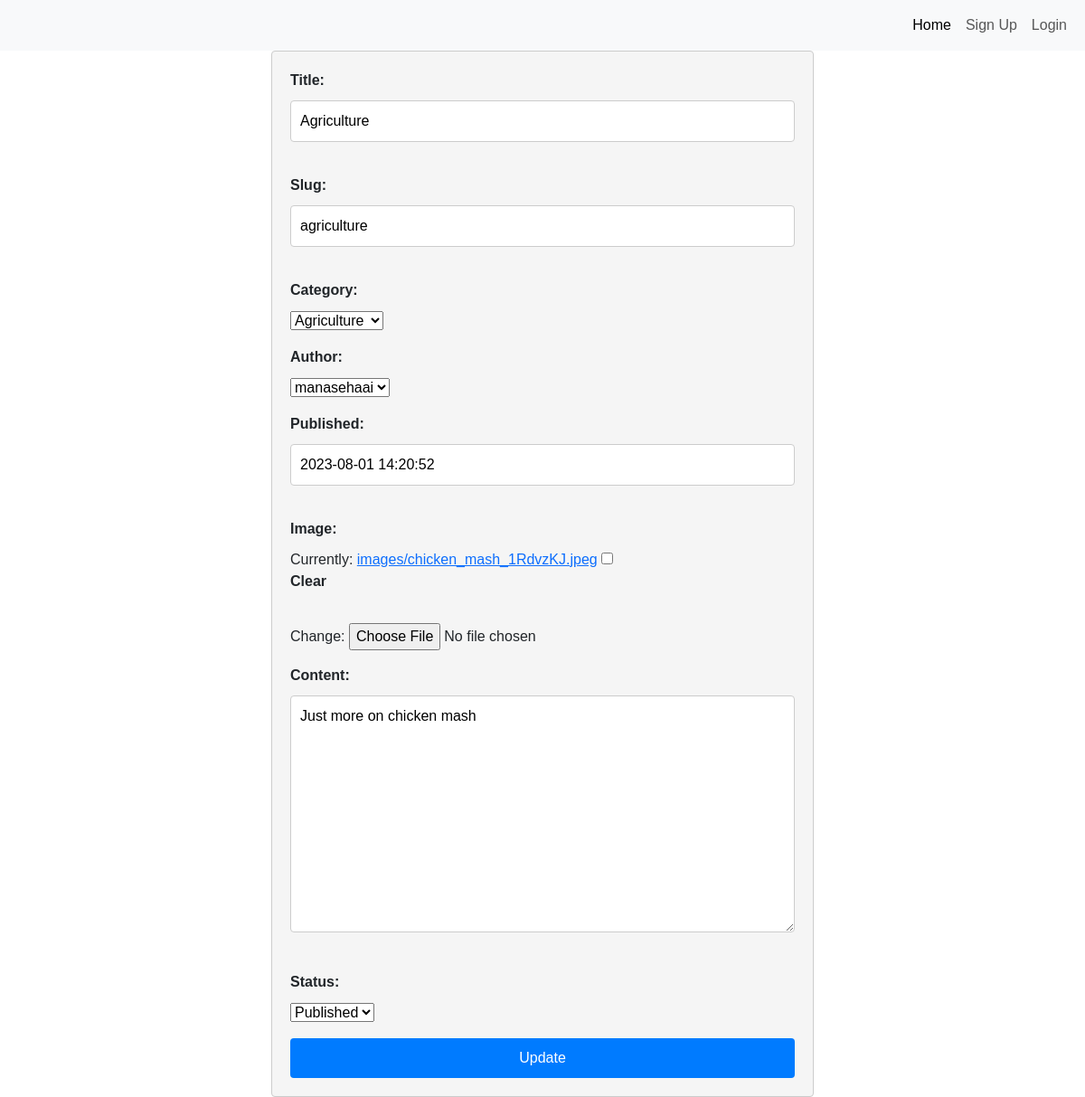
Screenshot of /update_blog/9 with the database file from the repository.
### blog/models.py (models this page shows, shortened)
class Content(models.Model):
    class Status(models.TextChoices):
        PUBLISH = 'pb', 'Published'
        CREATED = 'CR', 'Created'
    title = models.CharField(max_length=200)
    slug = models.SlugField()
    category = models.ForeignKey(Category, on_delete=models.CASCADE)
    author = models.ForeignKey(User, on_delete=models.CASCADE)
    created_at = models.DateTimeField(auto_now_add=True)
    published = models.DateTimeField(default=timezone.now)
    image = models.ImageField(upload_to='images', blank=True, null=True)
    content = models.TextField()
    status = models.CharField(max_length=100, choices=Status.choices, default=Status.PUBLISH)

### blog/views.py (the view)
# urls.py: path('update_blog/<int:id>', update_blog, name='update_blog'),
def update_blog(request, id):
    blog = get_object_or_404(Content, id=id)
    if request.method == 'POST':
        form = ContentForm(request.POST, instance=blog)
        if form.is_valid():
            form.save()
            return redirect('posting', id=id)
    else:
        form = ContentForm(instance=blog)
    return render(request, 'update_blog.html', {'form': form, 'blog': blog})

### blog/forms.py
class ContentForm(forms.ModelForm):
    class Meta:
        model = Content
        fields = '__all__'

### blog/models.py (called while the page is built)
    def __str__(self):
        return self.name

### blog/templates/update_blog.html (shortened to what this page needs)
{% extends 'base.html' %}
{% block content %}
<!DOCTYPE html>
<html>
<head>
</head>
<body>
  <form method="post" enctype="multipart/form-data">
    {{ form.as_p }}
    <button type="submit" class="btn btn-primary">Update</button>
  </form>
</body>
</html>
{%endblock%}

### blog/static/css/base.css (style rules this page uses)
body { font-family: poppins; }

### blog/templates/styles.html (style rules this page uses)
.btn { display: block; width: 100%; padding: 10px; background-color: #007bff; color: white; border: none; border-radius: 4px; cursor: pointer; }

### blog/templates/update_blog.html (style rules this page uses)
body { font-family: Arial, sans-serif; }
form { max-width: 600px; margin: 0 auto; padding: 20px; border: 1px solid #ccc; border-radius: 4px; background-color: #f5f5f5; }
form label { display: block; margin-bottom: 10px; font-weight: bold; }
form input[type="text"], form textarea { width: 100%; padding: 10px; margin-bottom: 20px; border: 1px solid #ccc; border-radius: 4px; box-sizing: border-box; }
form button { padding: 10px 20px; background-color: #007bff; color: #fff; border: none; border-radius: 4px; cursor: pointer; }

### rows the page displays
Content: title "Agriculture", slug "agriculture", category "Agriculture", author "manasehaai", published "2023-08-01 14:20:52", content "Just more on chicken mash", status "Published"
